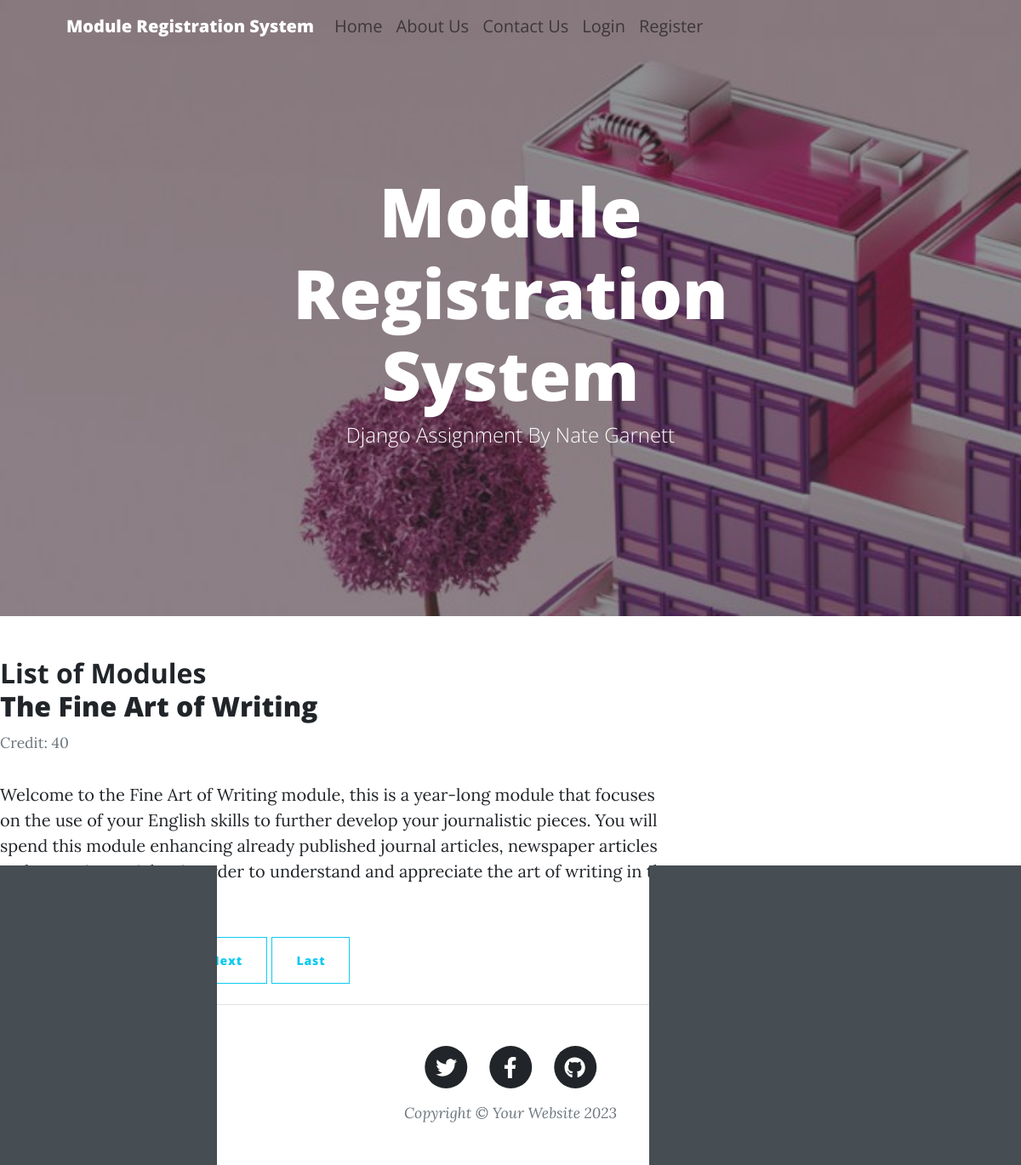
The page /modulelist/9 on the database its author committed.
### ModuleRegistrationSystem/models.py (models this page shows, shortened)
class Module(models.Model):
    name = models.CharField(max_length = 100)
    code = models.PositiveIntegerField()
    credit = models.PositiveIntegerField()
    category = models.CharField(max_length = 100, choices = [('Face-to-Face', 'Face-to-Face'), ('Online', 'Online')])
    description = models.TextField()
    availability = models.CharField(max_length = 100 , choices = [('Open', 'Open'), ('Closed', 'Closed')])
    courses = models.ManyToManyField(Group)
    def __str__(self):
        return f'{self.name}'

### ModuleRegistrationSystem/views.py (the view)
# urls.py: path('modulelist/<int:fk>', PostListView.as_view(), name = 'modules'),
class PostListView(ListView):
    paginate_by = 3
    model = Module
    template_name = 'ModuleRegistrationSystem/modulelist.html'
    context_object_name = 'module'
    ordering = ['-name']
    def get_context_data(self, **kwargs: any):
        context = super().get_context_data(**kwargs)
        course = Group.objects.get(id = self.kwargs.get('fk'))
        context.update({'course': course, 'modules': course.module_set.all()})
        return context

### ModuleRegistrationSystem/templates/ModuleRegistrationSystem/modulelist.html (shortened to what this page needs)
{% extends "ModuleRegistrationSystem/base.html" %}
{% block content %}
<body>
    <div class="col-lg-4 mb-5 mb-lg-0"><h2 class="fw-bolder mb-0">List of {{ Course }} Modules</h2></div>
{% for module in modules %}
<article class="media content-section">
    <div class="media-body">
        <h2><a class="article-title" href="{% url 'ModuleRegistrationSystem:module-detail' module.id %}">{{ module }}</a></h2>
        <small class="text-muted"> Credit: {{ module.credit }}</small>
        <p class="article-content">{{ module.description }}</p>
    </div>
</article>
</body>
{% endfor %}
{% if is_paginated %}
 {% for num in page_obj.paginator.page_range %}
 {% if page_obj.number == num %}
    <a class="btn btn-info mb-4"
    href="?page={{num}}">{{num}}</a>
 {% elif num > page_obj.number|add:'-3' and num < page_obj.number|add:'3' %}
    <a class="btn btn-outline-info mb-4" href="?page={{num}}">{{num}}</a>
 {% endif %}
 {% endfor %}
 {% if page_obj.has_next %}
    <a class="btn btn-outline-info mb-4" href="?page={{page_obj.next_page_number}}">Next</a>
    <a class="btn btn-outline-info mb-4" href="?page={{page_obj.paginator.num_pages}}">Last</a>
 {% endif %}
 {% endif %}
{% endblock content %}

### rows shown on the page
Module: name "The Fine Art of Writing", credit "40", description "Welcome to the Fine Art of Writing module, this is a year-long module that focuses on the use of your English skills to further develop your journalistic pieces. You will spend this module enhancing already published journal articles, newspaper articles and magazine articles, in order to understand and appreciate the art of writing in the world of journalism"
